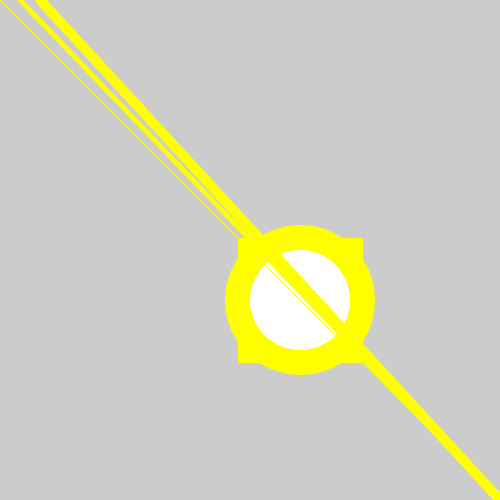
Frame 1 (no input)
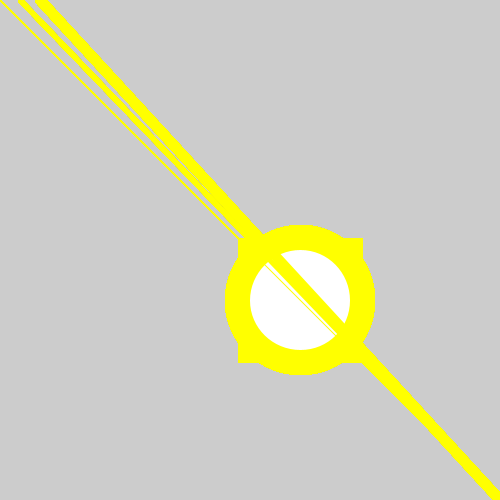
Frame 60 (the mouse pressed at the canvas centre just before this capture)
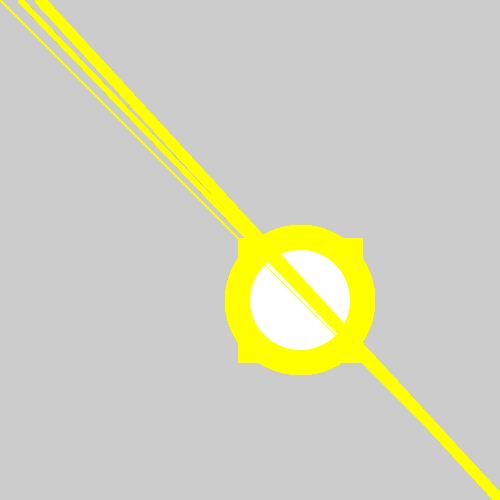
Frame 120 (the mouse held since frame 60 and released just before this capture)

The Processing sketch that drew these frames (run headless with seeded random() and noise(); from frame 60 on, the mouse is pressed at the canvas centre):

// Processing sketch: Line_strokeWeight
// ── Line_strokeWeight.pde
void setup(){
 size(500,500); 
}

void draw(){
  stroke(255,255,0);
  strokeWeight(25);
 rect (250,250,100,100);
 ellipse(300,300,125,125);
 strokeWeight(1);//effects the first line
 line(0,0,height,width);
 strokeWeight(5);//effect the second line
 line(20,0,height,width);
 strokeWeight(10);//effects the third line
 line(40,0,height,width);
}
